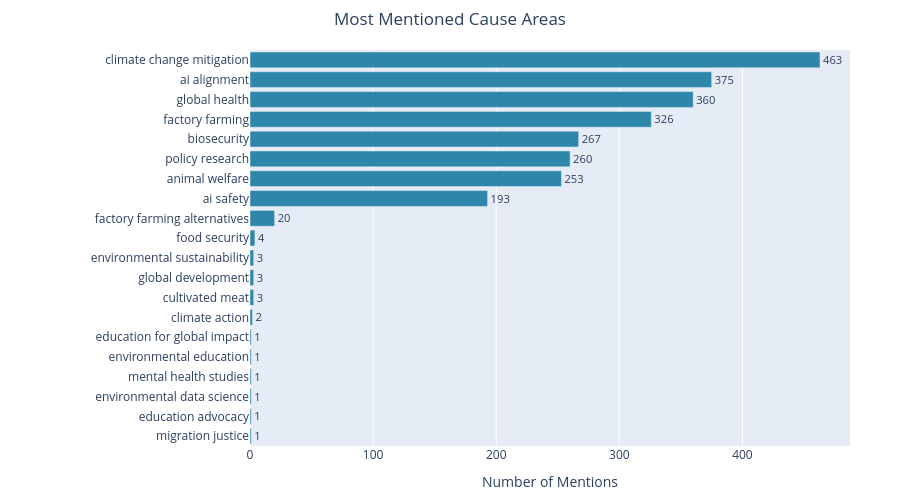

This figure's notebook cell:
### Code cell
# Create cause area bar chart
if pipe.results.cause_areas:
    fig = pipe.create_cause_area_chart(top_n=20)
    fig.show()

### Figure 1 — Plotly figure (JSON) as saved in the notebook; plotly's stock layout.template omitted (floating-point values rounded to 4 significant figures)
{"data": [{"marker": {"color": "#2E86AB"}, "orientation": "h", "text": ["1", "1", "1", "1", "1", "1", "2", "3", "3", "3", "4", "20", "193", "253", "260", "267", "326", "360", "375", "463"], "textposition": "outside", "type": "bar", "x": [1, 1, 1, 1, 1, 1, 2, 3, 3, 3, 4, 20, 193, 253, 260, 267, 326, 360, 375, 463], "y": ["migration justice", "education advocacy", "environmental data science", "mental health studies", "environmental education", "education for global impact", "climate action", "cultivated meat", "global development", "environmental sustainability", "food security", "factory farming alternatives", "ai safety", "animal welfare", "policy research", "biosecurity", "factory farming", "global health", "ai alignment", "climate change mitigation"]}], "layout": {"height": 500, "margin": {"b": 50, "l": 250, "r": 50, "t": 50}, "showlegend": false, "title": {"text": "Most Mentioned Cause Areas", "x": 0.5}, "xaxis": {"title": {"text": "Number of Mentions"}}, "yaxis": {"title": {"text": ""}}}}
